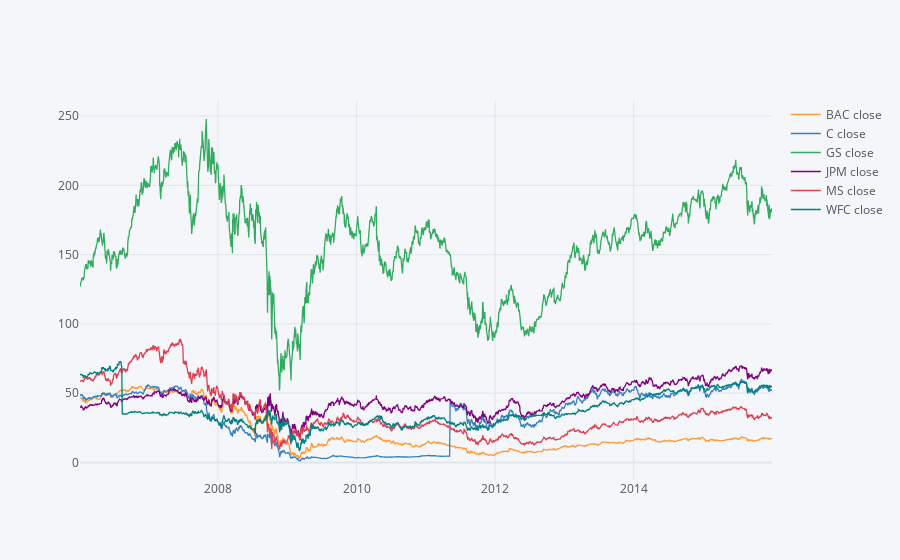

Notebook source saved alongside this figure:
### Code cell
close.iplot()

### Figure 1 — Plotly figure (JSON) as saved in the notebook; plotly's stock layout.template omitted (floating-point values rounded to 4 significant figures; data arrays with more than 128 entries replaced by an {"elided": "..."} marker saying what was removed)
{"data": [{"line": {"color": "rgba(255, 153, 51, 1.0)", "dash": "solid", "shape": "linear", "width": 1.3}, "mode": "lines", "name": "BAC close", "text": "", "type": "scatter", "x": {"elided": "2517 str values"}, "y": {"elided": "2517 float values"}}, {"line": {"color": "rgba(55, 128, 191, 1.0)", "dash": "solid", "shape": "linear", "width": 1.3}, "mode": "lines", "name": "C close", "text": "", "type": "scatter", "x": {"elided": "2517 str values"}, "y": {"elided": "2517 float values"}}, {"line": {"color": "rgba(50, 171, 96, 1.0)", "dash": "solid", "shape": "linear", "width": 1.3}, "mode": "lines", "name": "GS close", "text": "", "type": "scatter", "x": {"elided": "2517 str values"}, "y": {"elided": "2517 float values"}}, {"line": {"color": "rgba(128, 0, 128, 1.0)", "dash": "solid", "shape": "linear", "width": 1.3}, "mode": "lines", "name": "JPM close", "text": "", "type": "scatter", "x": {"elided": "2517 str values"}, "y": {"elided": "2517 float values"}}, {"line": {"color": "rgba(219, 64, 82, 1.0)", "dash": "solid", "shape": "linear", "width": 1.3}, "mode": "lines", "name": "MS close", "text": "", "type": "scatter", "x": {"elided": "2517 str values"}, "y": {"elided": "2517 float values"}}, {"line": {"color": "rgba(0, 128, 128, 1.0)", "dash": "solid", "shape": "linear", "width": 1.3}, "mode": "lines", "name": "WFC close", "text": "", "type": "scatter", "x": {"elided": "2517 str values"}, "y": {"elided": "2517 float values"}}], "layout": {"legend": {"bgcolor": "#F5F6F9", "font": {"color": "#4D5663"}}, "paper_bgcolor": "#F5F6F9", "plot_bgcolor": "#F5F6F9", "title": {"font": {"color": "#4D5663"}}, "xaxis": {"gridcolor": "#E1E5ED", "showgrid": true, "tickfont": {"color": "#4D5663"}, "title": {"font": {"color": "#4D5663"}, "text": ""}, "zerolinecolor": "#E1E5ED"}, "yaxis": {"gridcolor": "#E1E5ED", "showgrid": true, "tickfont": {"color": "#4D5663"}, "title": {"font": {"color": "#4D5663"}, "text": ""}, "zerolinecolor": "#E1E5ED"}}}
